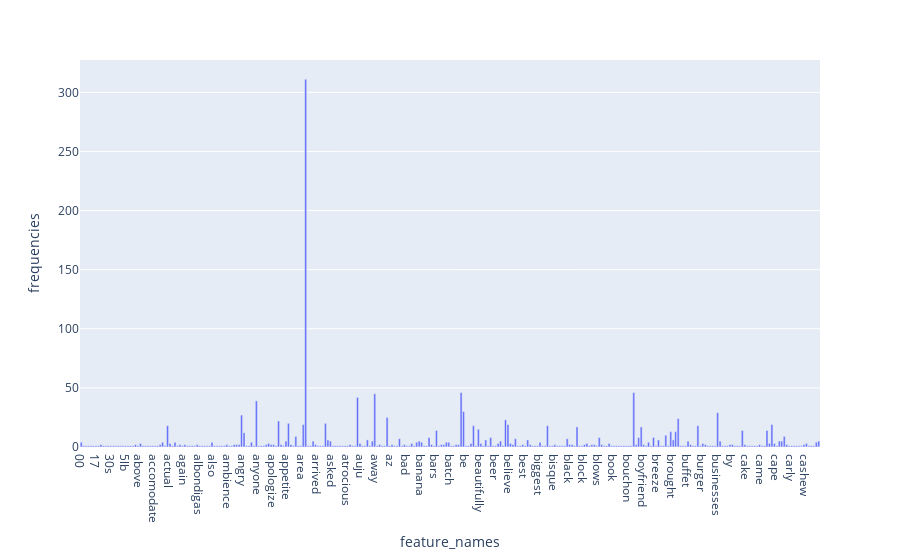

Notebook code for this chart:
### Code cell
# Visualize it, using amazon dataset as example
tmp_x=pd.DataFrame(count_vect.get_feature_names()[:300])
tmp_y=pd.DataFrame(amazon_freq[:300])
term_frequencies_df = pd.concat([tmp_x, tmp_y], axis=1)
term_frequencies_df.columns = ["feature_names", "frequencies"]

fig = px.bar(term_frequencies_df, x='feature_names', y='frequencies')
fig.show()

### Figure 1 — Plotly figure (JSON) as saved in the notebook; plotly's stock layout.template omitted (floating-point values rounded to 4 significant figures; data arrays with more than 128 entries replaced by an {"elided": "..."} marker saying what was removed)
{"data": [{"alignmentgroup": "True", "hovertemplate": "feature_names=%{x}<br>frequencies=%{y}<extra></extra>", "legendgroup": "", "marker": {"color": "#636efa", "pattern": {"shape": ""}}, "name": "", "offsetgroup": "", "orientation": "v", "showlegend": false, "textposition": "auto", "type": "bar", "x": {"elided": "300 str values"}, "xaxis": "x", "y": {"elided": "300 int values"}, "yaxis": "y"}], "layout": {"barmode": "relative", "legend": {"tracegroupgap": 0}, "margin": {"t": 60}, "xaxis": {"anchor": "y", "domain": [0, 1], "title": {"text": "feature_names"}}, "yaxis": {"anchor": "x", "domain": [0, 1], "title": {"text": "frequencies"}}}}
